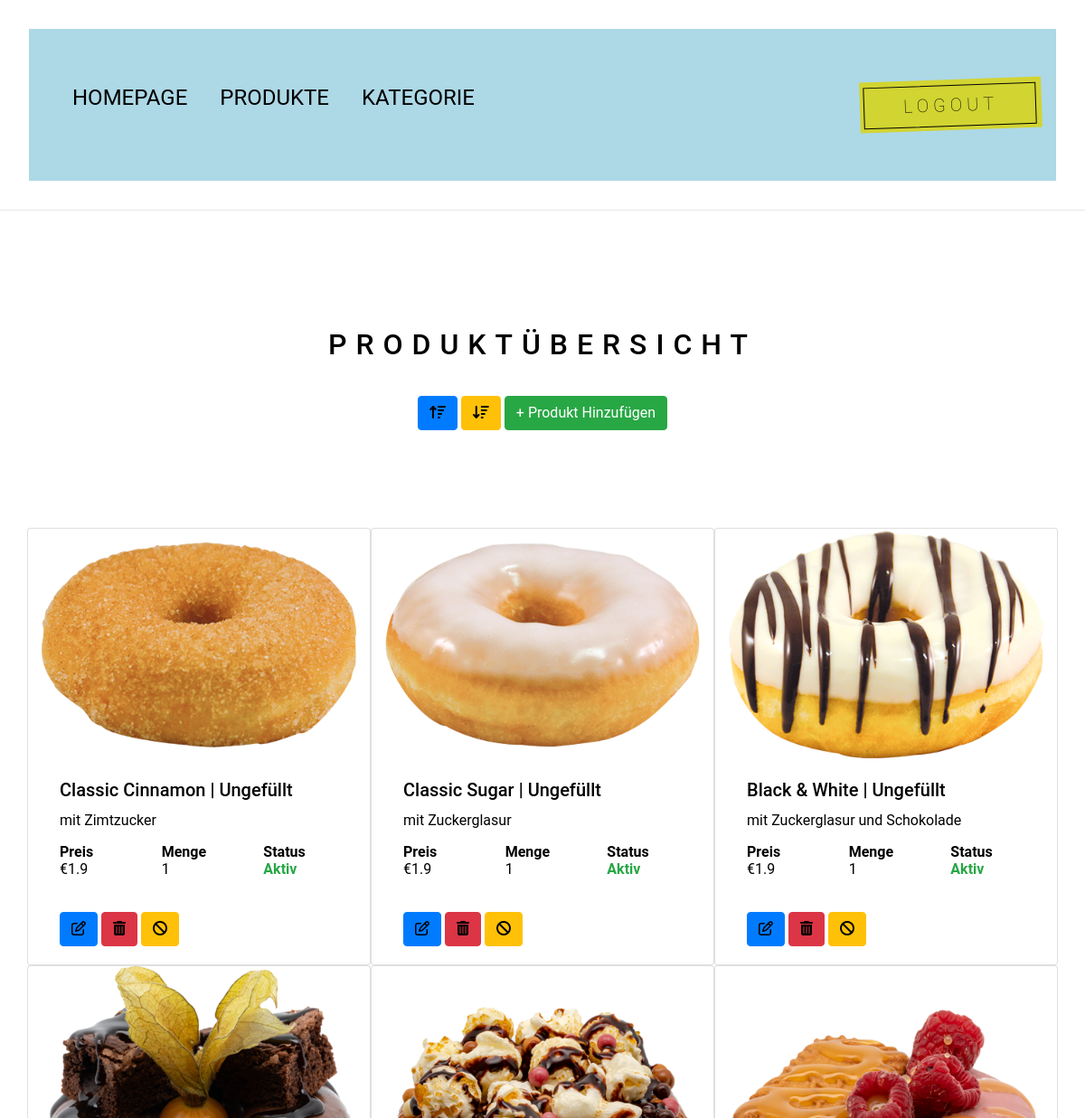
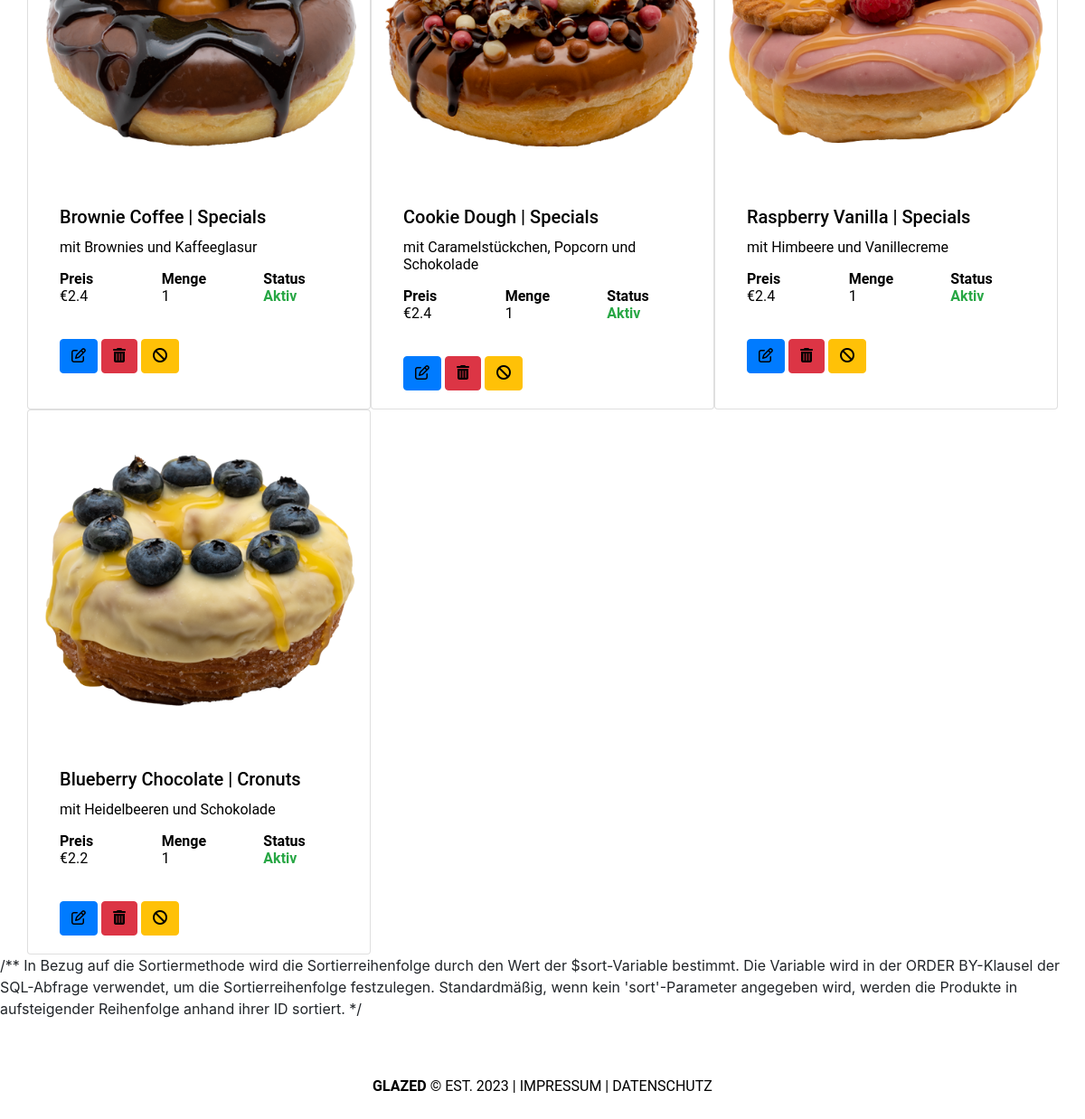
The page /BACKEND/root/admin/pages/product.php?status=true (signed in) on the database its author committed (2 pictures, top to bottom).
### tables this page shows
CREATE TABLE `products` (
  `id` int(11) NOT NULL,
  `category` varchar(225) NOT NULL,
  `name` varchar(225) NOT NULL,
  `price` float NOT NULL,
  `quantity` int(11) NOT NULL,
  `unit` varchar(225) NOT NULL,
  `image` varchar(225) NOT NULL,
  `description` varchar(1000) NOT NULL,
  `date` date NOT NULL,
  `status` varchar(225) NOT NULL
);

CREATE TABLE `category` (
  `id` int(11) NOT NULL,
  `name` varchar(225) NOT NULL,
  `img` varchar(225) NOT NULL,
  `date` varchar(2225) NOT NULL,
  `status` varchar(225) NOT NULL
);

### BACKEND/root/admin/pages/product.php (the view, shortened to what this page needs)
<?php
include "functions.php";
include "header.php";
?>
<h2 style="text-align:center;">PRODUKTÜBERSICHT</h2>
<div style="text-align: center; margin-bottom: 60px;">
    <a href="product.php?sort=ASC" class="btn btn-primary"><i class="fa fa-arrow-up-wide-short"></i></a>
    <a href="product.php?sort=DESC" class="btn btn-warning"><i class="fa fa-arrow-down-wide-short"></i></a>
    <a href="add-product.php" class="btn btn-success">+ Produkt Hinzufügen</a>
</div>
<br><br>
<div class="container">
    <div class="row">
        <?php
            $sort = $_GET['sort'];
            if(empty($sort)){
                $sort = "ASC";
            }
            $sql = "SELECT *, category.name as catname, products.id as pid, products.name as pname, products.status as pstatus FROM products JOIN category WHERE products.category = category.id ORDER BY products.id $sort";
            $result = $db_connect->query($sql);
            if ($result->num_rows > 0) {
                while($row = $result->fetch_assoc()) {
                    $status = $row['pstatus'];
                    if($status == "1"){
                        $status = "<b class='text-success'>Aktiv</b>";
                        $status_val = "warning";
                        $status_icon = "ban";
                        $status_number = "0";
                    }else{
                        $status = "<b class='text-danger'>Blockiert</b>";
                        $status_val = "success";
                        $status_icon = "check";
                        $status_number = "1";
                    }
                   ?>
                        <div class="card col-md-4">
                            <img src="../../assets/img/products/<?php echo $row['image']; ?>" class="card-img-top" alt="...">
                            <div class="card-body">
                                <h5 class="card-title"><?php echo $row['pname'].' | '.$row['catname']; ?></h5>
                                <p class="card-text"><?php echo $row['description'];?></p>
                                <div class="row">
                                    <div class="col-4">
                                        <p class="card-text"><b>Preis</b><br>€<?php echo $row['price'];?></p>
                                    </div>
                                    <div class="col-4">
                                        <p class="card-text"><b>Menge</b><br><?php echo $row['quantity'];?></p>
                                    </div>
                                    <div class="col-4">
                                        <p class="card-text"><b>Status</b><br><?php echo $status    ; ?></p>
                                    </div>
                                </div>
                                <br><br>
                                <a href="edit-product.php?id=<?php echo $row['pid']; ?>" class="btn btn-primary"><i class="fa fa-edit"></i></a>
                                <a href="delete-product.php?id=<?php echo $row['pid'];?>&img=<?php echo $row['image'];?>" onclick="return confirm('Wollen Sie dieses Produkt wirklich löschen?')" class="btn btn-danger"><i class="fa fa-trash"></i></a>
                                <a href="product-status.php?id=<?php echo $row['pid'];?>&status=<?php echo $status_number;?>" onclick="return confirm('Wollen Sie den Status wirklich ändern?')" class="btn btn-<?php echo $status_val;?>"><i class="fa fa-<?php echo $status_icon;?>"></i></a>
                            </div>
                        </div>
                    <?php
                }
            }
        ?>
    </div>
</div>
/**
 In Bezug auf die Sortiermethode wird die Sortierreihenfolge durch den Wert der $sort-Variable bestimmt. Die Variable wird in der ORDER BY-Klausel der SQL-Abfrage verwendet, um die Sortierreihenfolge festzulegen. Standardmäßig, wenn kein 'sort'-Parameter angegeben wird, werden die Produkte in aufsteigender Reihenfolge anhand ihrer ID sortiert.
 */
<div class="text-center">
<?php
include "footer.php";
?></div>

### BACKEND/css/admin.css (style rules this page uses)
* { margin: 0; padding: 0; box-sizing: border-box; line-height: normal; font-family: 'roboto'; color: var(--color-dark); }
:root { --color-hotpink: #e43da1ef; --color-white: #fff; --color-button: #d2d431; --color-black: #11101038; --color-dark: #000; }
html, body { width: 100vw; height: 100vh; scroll-behavior: smooth; font-family: 'roboto'; }
h2 { font-size: 3rem; font-weight: lighter; text-align: center; padding: 30px 20px; margin: 20px; letter-spacing: 10px; text-transform: uppercase; font-family: 'roboto'; }
a { text-decoration: none; }

### rows shown on the page
products: image (picture), name "Classic Cinnamon", category.name "Ungefüllt", description "mit Zimtzucker", price "1.9", quantity "1", status "Aktiv"
products: image (picture), name "Classic Sugar", category.name "Ungefüllt", description "mit Zuckerglasur", price "1.9", quantity "1", status "Aktiv"
products: image (picture), name "Black & White", category.name "Ungefüllt", description "mit Zuckerglasur und Schokolade", price "1.9", quantity "1", status "Aktiv"
products: image (picture), name "Brownie Coffee", category.name "Specials", description "mit Brownies und Kaffeeglasur", price "2.4", quantity "1", status "Aktiv"
products: image (picture), name "Cookie Dough", category.name "Specials", description "mit Caramelstückchen, Popcorn und Schokolade", price "2.4", quantity "1", status "Aktiv"
products: image (picture), name "Raspberry Vanilla", category.name "Specials", description "mit Himbeere und Vanillecreme", price "2.4", quantity "1", status "Aktiv"
products: image (picture), name "Blueberry Chocolate", category.name "Cronuts", description "mit Heidelbeeren und Schokolade", price "2.2", quantity "1", status "Aktiv"
